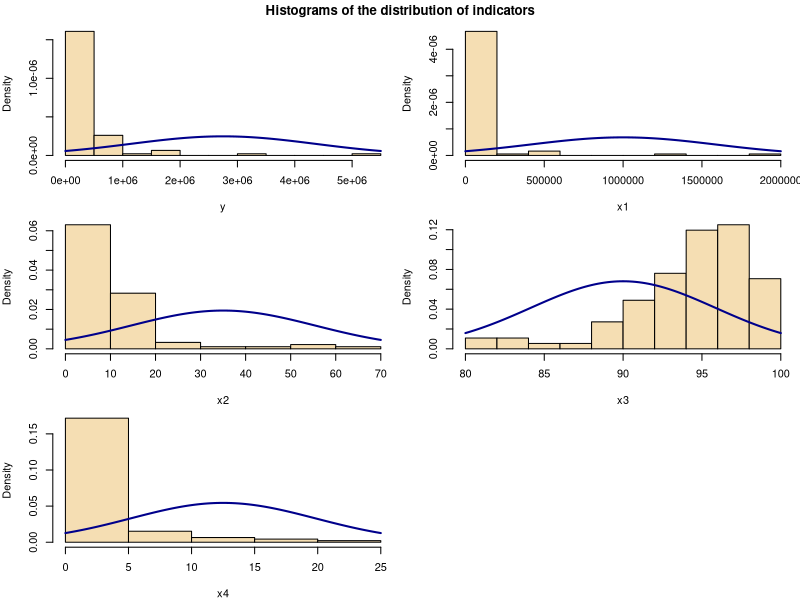
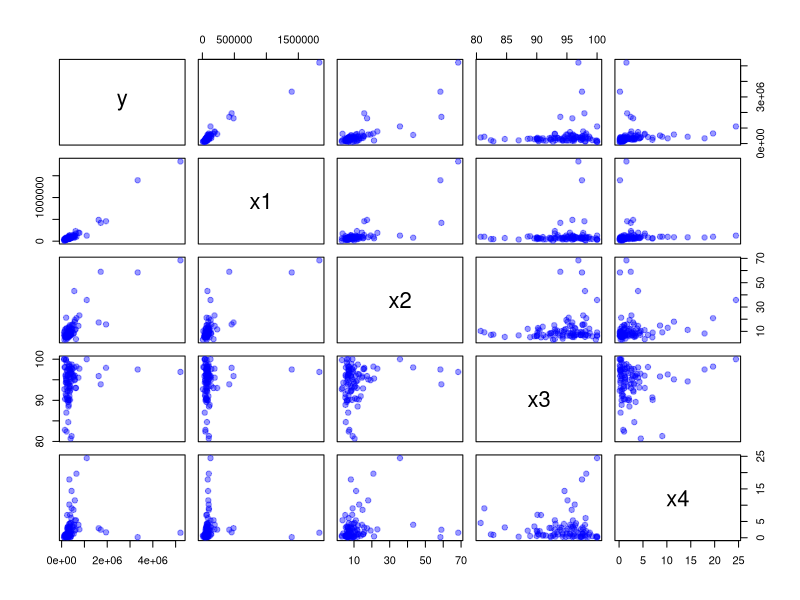
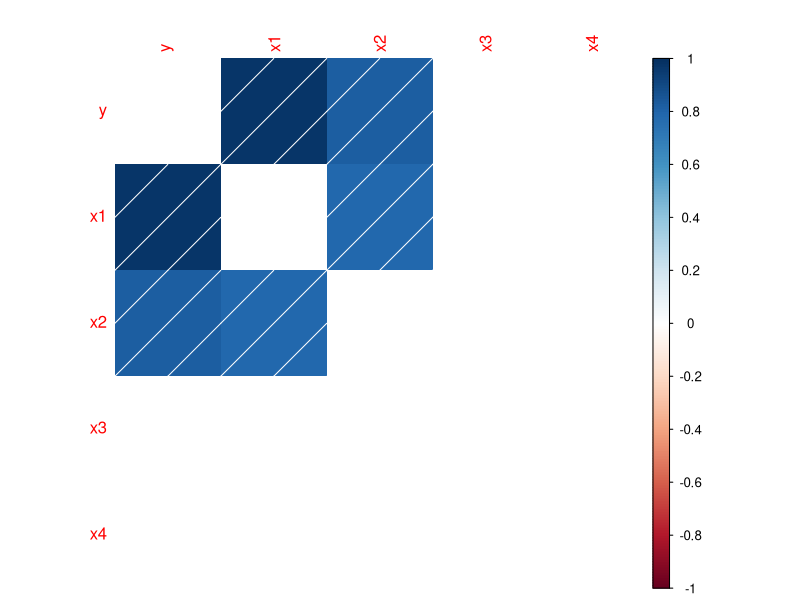
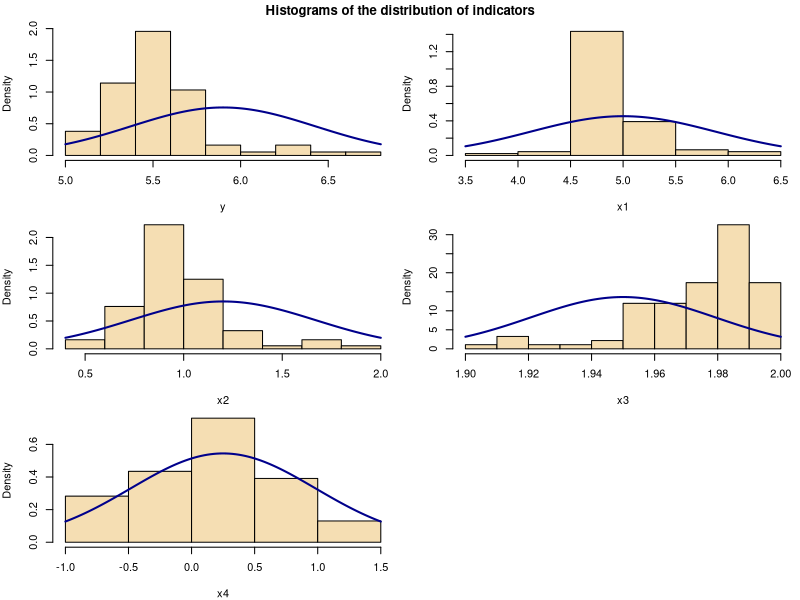
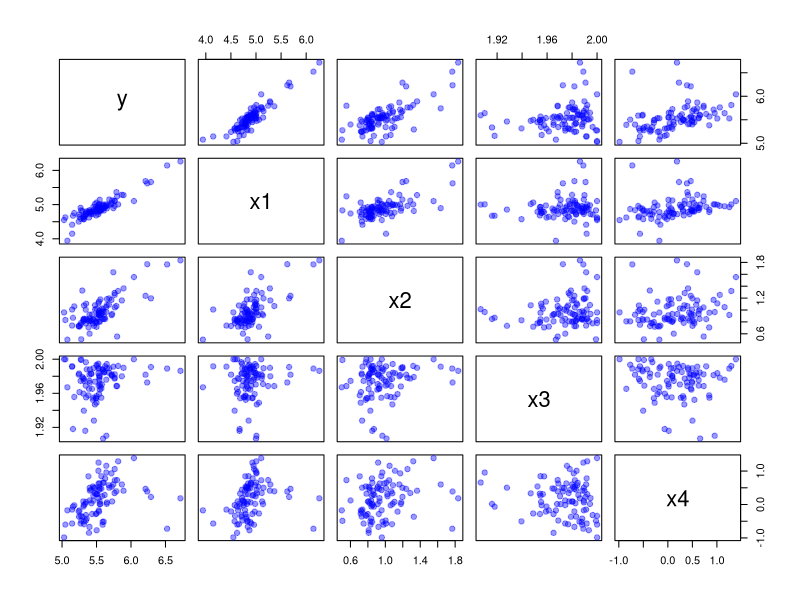
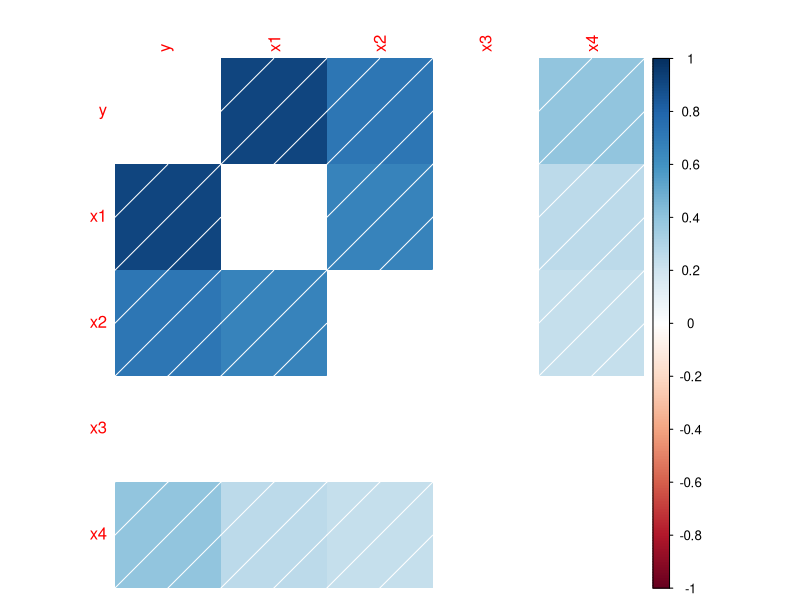

These figures' R source, in order:
library('Hmisc')         
library('corrplot')
library('nortest') 
library('knitr')
# 1.Importing data  ------------------------------------------------------------
DF<-read.csv2("Data_Zraeva.csv",
              encoding = "UTF-8",
              stringsAsFactors = F,  
              na.strings = '')
View(DF)
dim(DF)

reg.df <- DF[as.numeric(row.names(DF)) < 1000, -1]

reg.df <- na.omit(reg.df)

reglog.df<-log10(reg.df[3:7])
# 2. Analysis of data distribution ----------------------------------------------
# Histogram ==================================================================
par(mfrow = c(3, 2))           
par(oma = c(0, 0, 1.5, 0))    
par(mar = c(4, 4, 0.5, 0.5)) 


for (i in 3:7) {
  
  x <- reg.df[, i]
  
 
  hist(x,
       freq = F,          
       col = 'wheat',      
       xlab = colnames(reg.df)[i],    
       ylab = 'Density',            
       main = '')                     
  
 
  curve(dnorm(x, mean = mean(x), sd = sd(x)), col = 'darkblue', 
        lwd = 2, add = TRUE)
}


title(main = 'Histograms of the distribution of indicators', 
      outer = TRUE, cex = 1.5)



par(mfrow = c(1, 1))

# Normality tests Shapiro Wilka ========================================================
shapiro.test(reg.df$y)


apply(reg.df[, 3:7], 2, shapiro.test)


str(shapiro.test(reg.df$y))


apply(reg.df[, 3:7], 2, function (x) {
  round(shapiro.test(x)$statistic, 2)
})
peremennaia <- sapply(reg.df[, 3:7], function (x) { round(shapiro.test(x)$statistic, 2)})
table <- data.frame(peremennaia)
kable(table)

#3. Analysis of linear relationships  ---------------------------------------------
# Scatter charts =============================================================
pairs(reg.df[3:7],     
      pch = 21,        
      col = rgb(0, 0, 1, alpha = 0.4),  
      bg = rgb(0, 0, 1, alpha = 0.4),   
      cex = 1.1)                

# Correlation matrix  ======================================================
matrix.cor <- cor(reg.df[3:7])


matrix.p <- rcorr(as.matrix(reg.df[3:7]))$P


corrplot(matrix.cor,  
         method = c("shade"),
         addshade = "all", 
         order = 'original',   
         
         diag = F,           
         p.mat = matrix.p,  
         insig = 'blank',    
         sig.level = 0.05) 

# 4. Analysis of data distribution for log ----------------------------------------------
# Histogram for log==================================================================

par(mfrow = c(3, 2))
par(oma = c(0, 0, 1.5, 0))
par(mar = c(4, 4, 0.5, 0.5))  


for (i in 1:5) {
 
  x <- reglog.df[, i]
  
 
  hist(x,
       freq = F,           
       col = 'wheat',      
       xlab = colnames(reglog.df)[i],    
       ylab = 'Density',            
       main = '')                      
  
 
  curve(dnorm(x, mean = mean(x), sd = sd(x)), col = 'darkblue', 
        lwd = 2, add = TRUE)
}


title(main = 'Histograms of the distribution of indicators', 
      outer = TRUE, cex = 1.5)



par(mfrow = c(1, 1))

# Normality tests Shapiro-Wilka for log========================================================
shapiro.test(reglog.df$y)


apply(reglog.df[, 1:5], 2, shapiro.test)


str(shapiro.test(reglog.df$y))


apply(reglog.df[, 1:5], 2, function (x) {
  round(shapiro.test(x)$statistic, 2)
})
peremennaialog <- sapply(reglog.df[, 1:5], function (x) { round(shapiro.test(x)$statistic, 2)})
table1 <- data.frame(peremennaialog)
kable(table1)

#5. Analysis of linear relationships for log  ---------------------------------------------
# Scatter charts for log=============================================================

pairs(reglog.df[1:5],   
      pch = 21,         
      col = rgb(0, 0, 1, alpha = 0.4),   
      bg = rgb(0, 0, 1, alpha = 0.4),   
      cex = 1.1)               
# Correlation matrix for log ======================================================

matrix.cor <- cor(reglog.df[1:5])


matrix.p <- rcorr(as.matrix(reglog.df[1:5]))$P


corrplot(matrix.cor, 
         method = c("shade"),
         addshade = "positive", 
         order = 'original',  
        
         diag = F,           
        
         p.mat = matrix.p,  
         insig = 'blank',    
         sig.level = 0.05)   

# 6. Keeping your workspace ------------------------------------------

ls()

save(list = c('DF', 'reg.df', 'reglog.df'), file = 'Example.RData')
